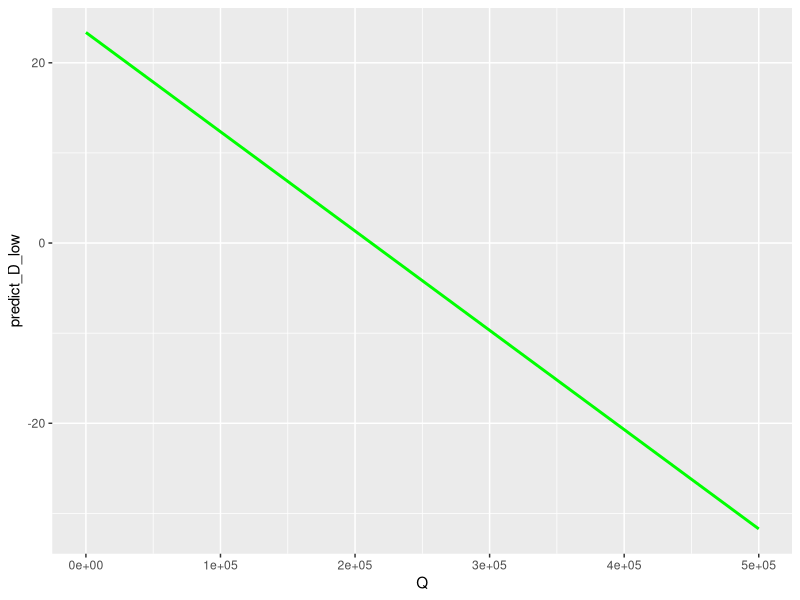
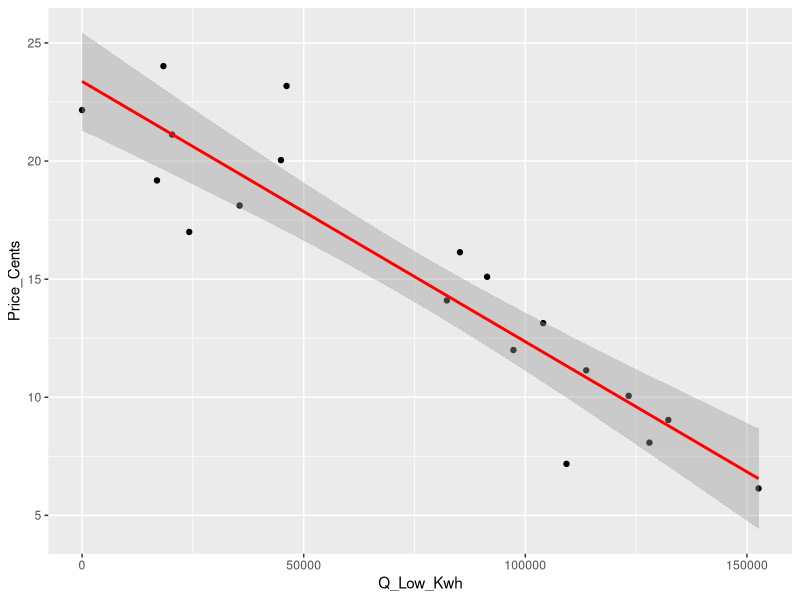
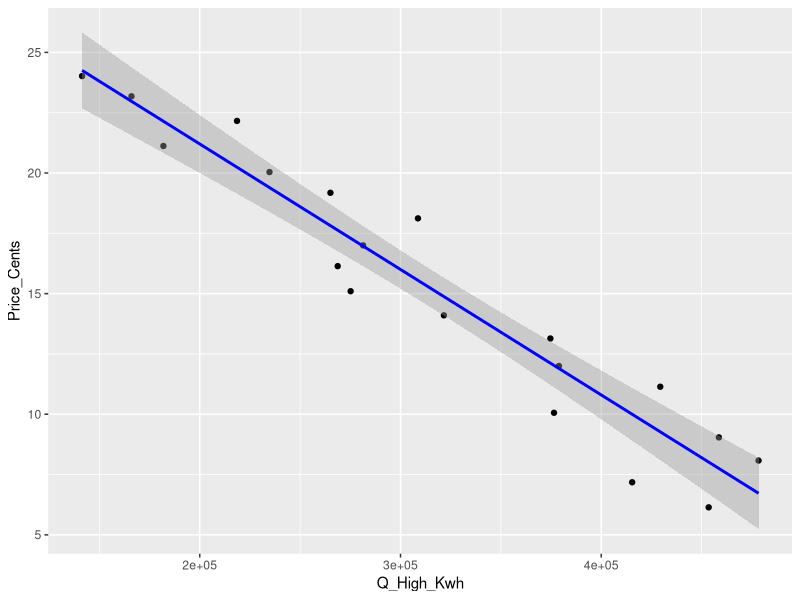

Source code (R) for these figures, in order:
## ---- chunk 1
knitr::opts_chunk$set(echo = TRUE)

library(tidyverse)
library(here)
library(broom)
## ---- chunk 2
demand_h_l <- read_csv(here("HW3_data.csv"))
## ---- chunk 3

# Low Demand Curve

D_l <- lm(Price_Cents ~ Q_Low_Kwh, data = demand_h_l)

summary(D_l)

D_l_tidy <- tidy(D_l)

# dp_l <- D_l_tidy[2,2] + D_l_tidy[2,1]  # Need x from y = mx + b

D_l_data <- tibble(Q = 0:500000)

# predict_D_low <- predict(D_l, newdata = D_l_data)


D_l_data <- D_l_data %>% 
  mutate(predict_D_low = (Q * D_l$coefficient[2]) + D_l$coefficient[1])



ggplot(data = D_l_data, aes(x = Q, y = predict_D_low)) +
  stat_smooth(method = "lm", color = "green")

ggplot(data = demand_h_l, aes(x = Q_Low_Kwh, y = Price_Cents)) +
  geom_point() +
  stat_smooth(method = "lm", color = "red")


# High Demand Curve

D_h <- lm(Price_Cents ~ Q_High_Kwh, data = demand_h_l)

summary(D_h)

D_h_tidy <- tidy(D_h)

ggplot(data = demand_h_l, aes(x = Q_High_Kwh, y = Price_Cents)) +
  geom_point() +
  stat_smooth(method = "lm", color = "blue")

# P = mQ + b

ml <- D_l$coefficient[2]  # slope of D_l
bl <- D_l$coefficient[1]  # P int of D_l

mh <- D_h$coefficient[2]
bh <- D_h$coefficient[1] 

# Ql = P/ml - bl/ml , Qh = P/mh - bh/mh
# Qagg = P/ml + P/mh - bl/ml - bh/mh = P*(ml + mh)/(ml*mh) - (bl/ml + bh/mh) = Sagg * P - Qint for Q > Qh__k

Sagg <- (ml + mh)/(ml*mh)
Qint <- bl/ml + bh/mh

# Q <- Sagg * Dagg - Qint

# Dagg = P from above
 
# Dagg <- (Q + Qint)/Sagg

# MCS <- function(kWh_)

Qh_k <- bl/mh - bh/mh  # to find kink in Dagg at D_l intercept (P = bl)

# Dagg = D_h (0 < Q < Qh_k) + 
# Dagg = magg*Q + Pint  (Qh_k < Q < 500000)

data <- D_l_data %>% 
  mutate(predict_D_high = (Q * D_h$coefficient[2]) + D_h$coefficient[1]) %>% 
  mutate(predict_Dagg = (Q + Qint)/Sagg)

Dagg2 = lm(predict_Dagg ~ Q, data)  #after Qh_k >= 158329


## ---- chunk 4
# Price of CO2 per lb, 1MT = 2204.62 lb,  $51 per MT of CO2

mt_lb <- 2204.62    # Metric Ton (MT) in lbs

P_lbco2 <- 51/mt_lb   # CO2 - price per lb ($/lb)

# formula here?

C_emit_per_kwh <- 0.85              # 1kWh = 0.85lb CO2, 0.85lb/kWh

mec <- P_lbco2 * C_emit_per_kwh     #  $/kWh = $/lb * lb/kWh

P_e <- 0.10    # current cost in $

#  S goes thru this and Dagg and origin using Qagg = Sagg * P - Qint.  Qagg is the run and P_e id the rise for m_s

# Dagg2 = P_e where supply (mc) goes through it

# Dagg22 = Q*Dagg2$coefficient[2] + Dagg2$coefficient[1]
# Q = (Dagg2 - Dagg$coefficient[1])/Dagg2coefficient[2]

Q_mc <- (P_e - Dagg2$coefficient[1])/(Dagg2$coefficient[2])

data <- data %>% 
  mutate (MC = (P_e/Q_mc) * Q)

# Qagg <- Sagg * P_e - Qint

#Cost <- function(P_lbco2) {
 # msc <- 
#}

